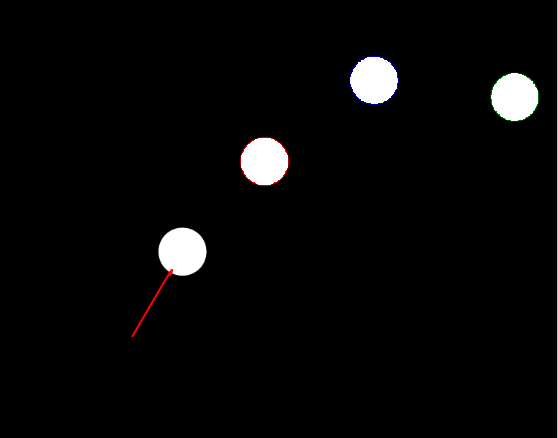
#> input picture PYTHON/one.png, 558 x 438 px
$ python test.py
#> lines starting #> are read from the running program, lines starting #| are printed output that depends on the picture; after the words box and inside, x2 and y2 are one past the last pixel; in counts of white or black regions, pixels touching at a corner belong together
import cv2
import numpy as np
import math

def alter(x,y,m,special):
    if(-15<m<15):
            if(0<m<1 or -1<m<0):
                if(choice==0):
                    if(m>0):
                        y-=1
                        x+=1/m
                    if(m<0):
                        y+=1
                        x-=1/m
                if(choice==1):
                    if(m>0):
                        y+=1
                        x-=1/m
                    if(m<0):
                        y-=1
                        x+=1/m
            else:
                if(choice==0 ):
                    x+=1
                    if(m>=0):
                        y=y-(m*1)
                    else:
                        y=y-(m*1)+1
                elif(choice==1 ):
                    x-=1
                    if(m>0):
                        y=y+(m*1)+1
                    else:
                        y=y+(m*1)
    else:
        if(special==-1):
            y+=1
        else:
            y-=1
    return x,y
img = cv2.imread('one.png',cv2.IMREAD_COLOR)
#> img is the input picture: shape (438, 558, 3); mean B, G, R 7.8, 7.8, 8
gray = cv2.cvtColor(img,cv2.COLOR_BGR2GRAY)
img_blur = cv2.medianBlur(gray, 5)
dst = cv2.Canny(gray, 50, 150,apertureSize=3)
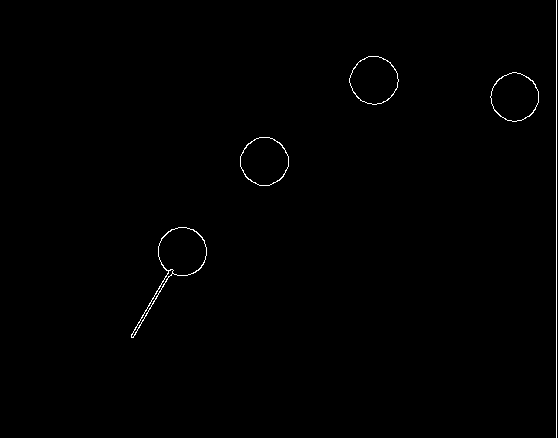
#> dst: shape (438, 558); 0.52% white in thin lines or dots, all inside (x1, y1, x2, y2) = (131, 0, 557, 438)
#cv2.imshow('canny',dst)
#cv2.waitKey(10000)
height, width, channels = img.shape
#> height = 438; width = 558; channels = 3
circles = cv2.HoughCircles(img_blur, cv2.HOUGH_GRADIENT, 1, 10, param1=50, param2=10, minRadius=20, maxRadius=30)
#> circles = [[182.5, 251.5, 23.6], [264.5, 160.5, 23.5], [373.5, 80.5, 23.5], [514.5, 97.5, 24]]
a=[0,0,0,0]
lines=cv2.HoughLinesP(dst,1,np.pi/180,10,100,50)
#> lines = [[556, 437, 556, 0], [131, 335, 160, 285]]
lines=np.int64(np.around(lines))
cue=lines[0,0]
#> cue = [556, 437, 556, 0]
length=1000000
for i in range(0,len(lines)):
    for x1,y1,x2,y2 in lines[i]:
        d=((x1-x2)*(x1-x2)+(y1-y2)*(y1-y2))
        if(d<length):
            length=d
            a[0]=x1
            a[1]=y1
            a[2]=x2
            a[3]=y2
#> this loop made 2 passes
#> after the loop, a = [131, 335, 160, 285]; length = 3341
choice=0
if circles is not None:
     circles = np.int64(np.around(circles))
#> circles = [[182, 252, 24], [264, 160, 24], [374, 80, 24], [514, 98, 24]]
     min=999999
     for i in circles[0, :]:
        if(abs((i[0]-a[0])*(i[0]-a[0])+(i[1]-a[1])*(i[1]-a[1]))<min):
            x=i
            min=abs((i[0]-a[0])*(i[0]-a[0])+(i[1]-a[1])*(i[1]-a[1]))
        elif(abs((i[0]-a[2])*(i[0]-a[2])+(i[1]-a[3])*(i[1]-a[3]))<min):
            x=i
            min=abs((i[0]-a[2])*(i[0]-a[2])+(i[1]-a[3])*(i[1]-a[3]))
#> this loop made 4 passes
#> (x, min) on pass 1: ([182, 252, 24], 9490)
#> after the loop, min = 9490
     m=(a[1]-a[3])/(a[2]-a[0])
#> m = 1.72
     k=0
     special=-1
     if(a[0]>x[0]):
        choice=1

     while(True):
        for i in circles[0, :]:
            if(np.array_equal(i,x)==False):
                cv2.circle(img, (i[0], i[1]), i[2], (0,0,255), -2)
            cv2.imshow("Result Image", img)
            cv2.waitKey(1)
            f=0
            z=(x[0]-i[0])*(x[0]-i[0])+(x[1]-i[1])*(x[1]-i[1])
            g=(x[2]+i[2])*(x[2]+i[2])
            if(g>z):
                temp=g
                g=z
                z=temp
                f=1
            if (0<math.fabs(z-g)<150 or 0<g<(x[2]+i[2])*(x[2]+i[2])-50):

                if(i[0]!=x[0]) :
                    m=(x[1]-i[1])/(i[0]-x[0])
                else:
                    m=100
                if(i[0]>x[0]):
                    choice=0
                if(i[0]<x[0]):
                    choice=1
                if(m>12 or m<-12) :
                    if(x[1]>i[1]):
                        special =1
                    elif(x[1]<i[1]):
                        special=-1
                x=i
                for l in range(0,3):
                    cv2.circle(img, (x[0],x[1]), x[2], (0, 0, 0), -2)
                    cv2.imshow("Result Image", img)
                    cv2.waitKey(1)
                    x[0],x[1]=alter(x[0],x[1],m,special)
                    cv2.circle(img, (x[0],x[1]), x[2], (255, 255, 255), -2)
#> this loop made 4 passes
#> (i, f, temp) on pass 1: ([182, 252, 24], 1, 2304)
#> (i, f) on passes 2 to 4: ([264, 160, 24], 0), ([374, 80, 24], 0), ([514, 98, 24], 0)
#> pass 2, `cv2.imshow("Result Image", img)`:
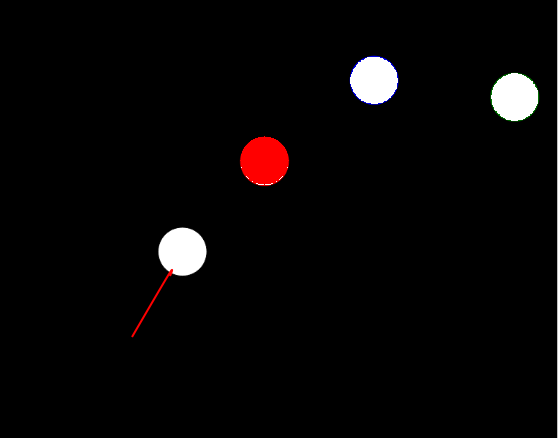
#> window 'Result Image': shape (438, 558, 3); mean B, G, R 6, 6, 8
#> after the loop:
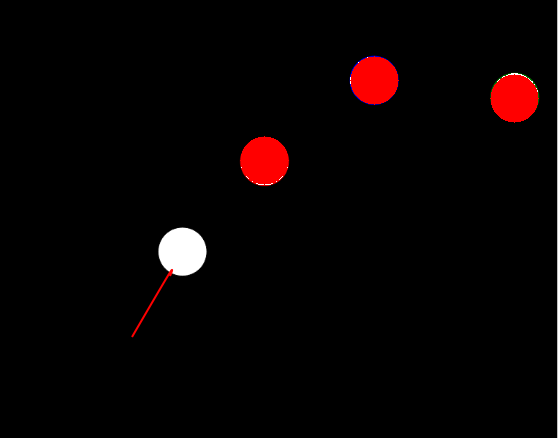
#> img: shape (438, 558, 3); 2.2% of pixels changed, all inside (x1, y1, x2, y2) = (240, 56, 539, 185)
#> after the loop, choice = 0; m = 1.72; special = -1; temp = 2304
        cv2.circle(img, (x[0],x[1]), x[2], (0, 0, 0), -2)
        k+=1
        if((x[1]-x[2])<=0):

            if(m>0):
                choice=0
            else:
                choice=1
            special*=-1
            m=m*-1
            x[0],x[1]=alter(x[0],x[1],m,special)
        if((x[0]-x[2])<=0):
            choice=0
            m=m*-1
            x[0],x[1]=alter(x[0],x[1],m,special)
        if((width-x[0])-x[2]<=0):
            choice=1
            m=m*-1
            x[0],x[1]=alter(x[0],x[1],m,special)
        if((height-x[1])-x[2]<=0):
            if(m>0):
                choice=1
            else:
                choice=0
            m=m*-1
            special*=-1
            x[0],x[1]=alter(x[0],x[1],m,special)
        if(m>5 or -1< m<1):
            cv2.waitKey(10)
        if(k>20000):
            break
        cv2.imshow("Result Image", img)
        x[0],x[1]=alter(x[0],x[1],m,special)
#> in alter, `x+=1`: x = 183
#> in alter, `y=y-(m*1)`: y = 250.3
        cv2.circle(img, (x[0],x[1]), x[2], (255, 255, 255), -2)
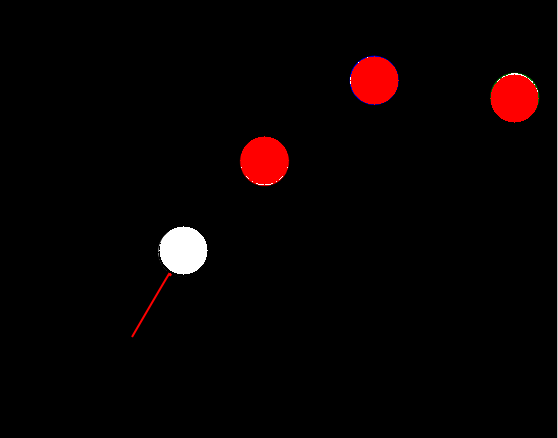
#> img: shape (438, 558, 3); mean B, G, R 2.4, 2.3, 8.2
cv2.waitKey(0)
cv2.destroyAllWindows()
